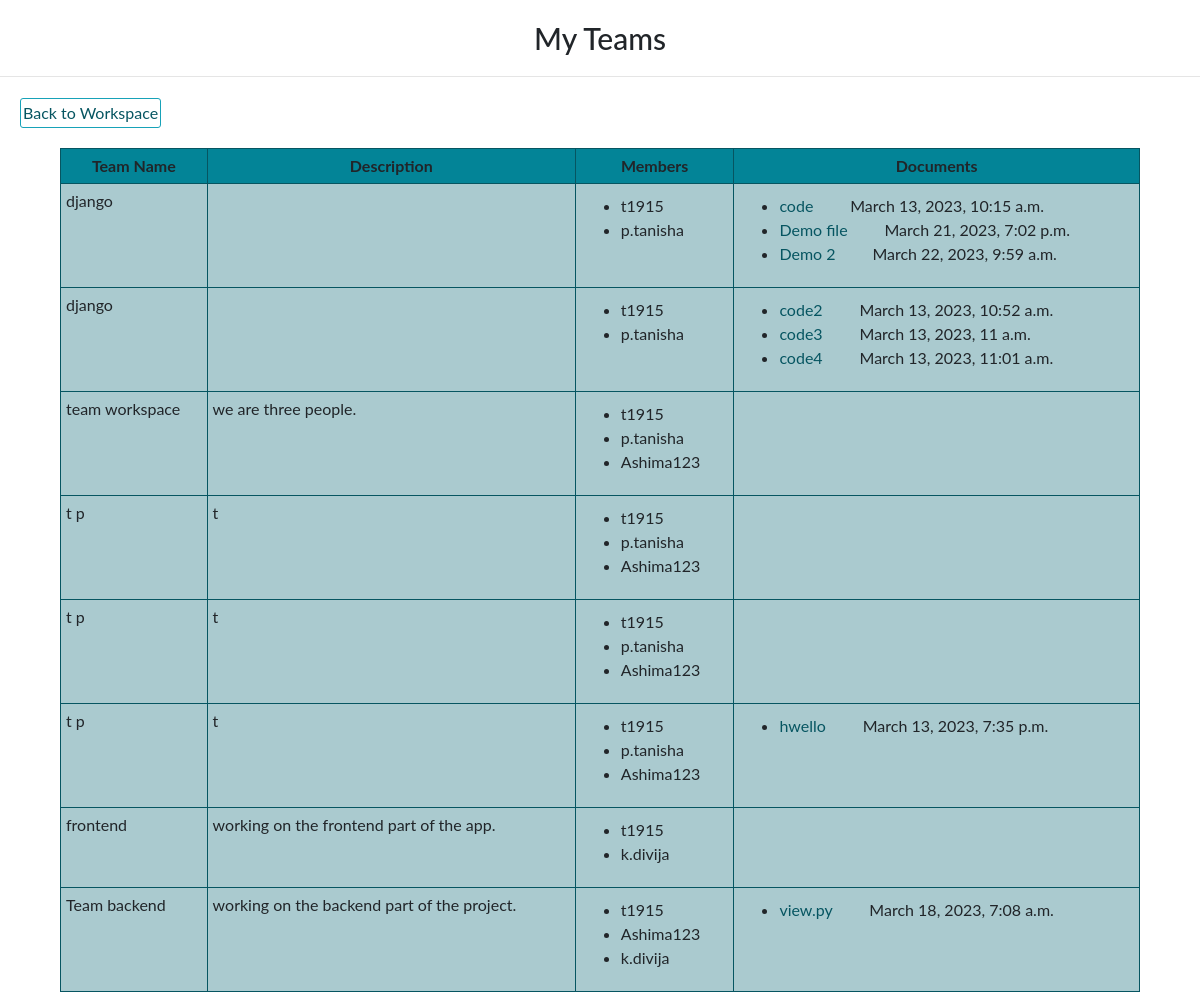
The app's page /workspace/my_teams/ (signed in) with its own data.
### workspace/models.py (models this page shows)
class Team(models.Model):
    name = models.CharField(max_length=100)
    description = models.TextField()
    members = models.ManyToManyField(User, related_name='teams')

class File(models.Model):
    name = models.CharField(max_length=255)
    description = models.TextField(blank=True)
    file = models.FileField(upload_to='files/')
    team = models.ForeignKey(Team, on_delete=models.CASCADE, related_name='files',null = True)
    uploaded_by = models.ForeignKey(User, on_delete=models.CASCADE, related_name='uploaded_files')
    uploaded_at = models.DateTimeField(auto_now_add=True)

### workspace/views.py (the view)
# urls.py: path('my_teams/', team_detail, name='team_list'),
@login_required
def team_detail(request):
    user=request.user
    teams=user.teams.all()
    return render(request,'workspace/team_detail.html', {'teams':teams})

### templates/workspace/team_detail.html
{% extends 'workspace/base.html' %}
{% block title %}
	My Teams
{% endblock %}
{% block content %}
<div class="clearfix">
	<a class="btn btn-info left" href="{% url 'workhome' %}"> Back to Workspace </a>
</div>
	{% if teams %}
	<table class="table">
		<tr><th>Team Name</th>
			<th>Description</th>
			<th>Members</th>
			<th>Documents</th></tr>
		{% for team in teams %}
			<tr><td>{{ team.name }}</td>
				<td>{{ team.description }}</td>
				<td><ul>
					{% for member in team.members.all %}
						<li>{{ member.username }}</li>
					{% endfor %}
				</ul></td>
				<td><ul>
					{% for doc in team.files.all %}
						<li>
							<a href="{{file.file.url}}">{{doc.name}}</a> &nbsp;&nbsp;&nbsp; {{doc.uplaoded_by.username}} &nbsp;&nbsp;&nbsp; {{doc.uploaded_at}}
						</li>
				    {% endfor %}
				</ul></td>
			</tr>
		{% endfor %}
	</table>
	{% else %}
		<p>You are not a member of any team.</p>
	{% endif %}
{% endblock %}

### static/workspace/css/styles.css (style rules this page uses)
a { color: #065561; }
.table { width: 90%; margin: auto; }
.table td, .table th { margin: auto; border: 1px solid #065561; padding: 5px; background-color: #aacacf; }
.table th { text-align: center; background-color: #038497; }
li { font-size: 16px; margin-left: 20px; }

### static/base.css (style rules this page uses)
body { font-family: "ptsans", "Lato", "Helvetica Neue", Helvetica, Arial, sans-serif; }
ul { height: 100%; padding: 5px 5px 0px 20px; }
.left { float: left; }
.btn { border-radius: 3px; padding: 2px 2px 2px 2px; color: #065561; background-color: transparent; box-shadow: 0 0 0 0; margin: 5px; cursor: pointer; }
.clearfix { margin: 15px; }

### records on screen
Team: name "django"
File: name "code", uploaded_at "March 13, 2023, 10:15 a.m."
File: name "Demo file", uploaded_at "March 21, 2023, 7:02 p.m."
File: name "Demo 2", uploaded_at "March 22, 2023, 9:59 a.m."
Team: name "django"
File: name "code2", uploaded_at "March 13, 2023, 10:52 a.m."
File: name "code3", uploaded_at "March 13, 2023, 11 a.m."
File: name "code4", uploaded_at "March 13, 2023, 11:01 a.m."
Team: name "team workspace", description "we are three people."
Team: name "t p", description "t"
Team: name "t p", description "t"
Team: name "t p", description "t"
File: name "hwello", uploaded_at "March 13, 2023, 7:35 p.m."
Team: name "frontend", description "working on the frontend part of the app."
Team: name "Team backend", description "working on the backend part of the project."
File: name "view.py", uploaded_at "March 18, 2023, 7:08 a.m."

### other values on screen
{{ member.username }} "t1915"
{{ member.username }} "p.tanisha"
{{ member.username }} "Ashima123"
{{ member.username }} "k.divija"
